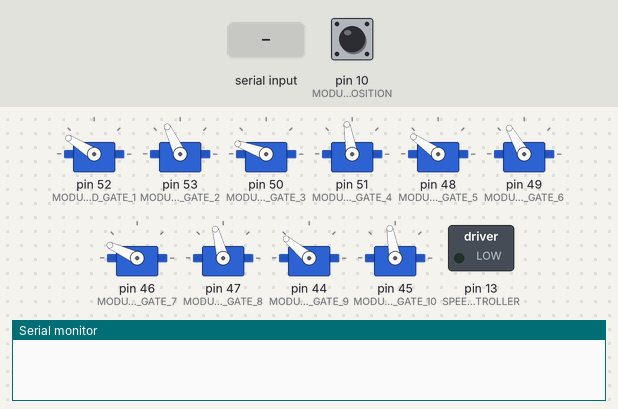
Simulated run of this sketch. Board: Arduino Mega 2560, built with avr-gcc and run on an emulated ATmega2560. Parts: 10 × servo, switched loads named in the sketch (green lamp = pin HIGH), the last lines printed to the serial monitor. Inputs (shaded band) come from the test bench; at power-on: pin 10 (MODULE_2_IP_CHECK_RIGHT_POSITION) LOW.

Above: at 6.2 s.
6.3 s: "1001\n" received over Serial
7.8 s: "1002\n" received over Serial
At 8.4 s:
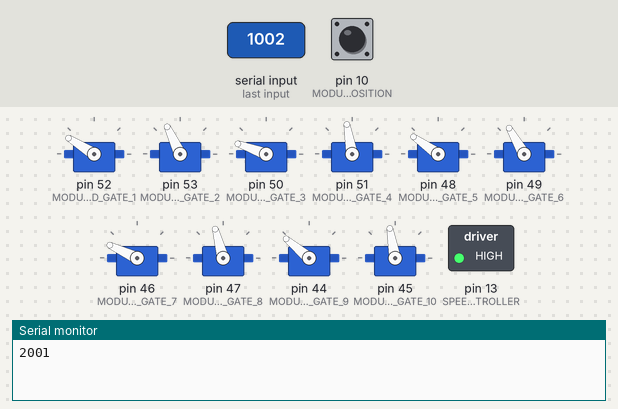
Timing chart, 0 to 12.3 s (numbered marks = the images above; inputs shaded):
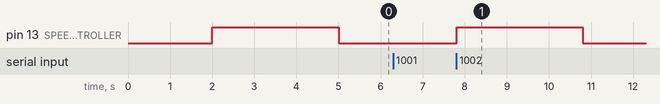

The sketch:

MainSource-ConveyorBelt.ino
```cpp
//************************************DEFINE************************************
/*SERVO*/
#define MODULE_2_SERVOR_RED_GATE_1 52
#define MODULE_2_SERVOR_GREEN_GATE_3 50
#define MODULE_2_SERVOR_BLUE_GATE_5 48
#define MODULE_2_SERVOR_PURPLE_GATE_7 46
#define MODULE_2_SERVOR_PINK_GATE_9 44

#define MODULE_2_SERVOR_RED_GATE_2 53
#define MODULE_2_SERVOR_GREEN_GATE_4 51
#define MODULE_2_SERVOR_BLUE_GATE_6 49
#define MODULE_2_SERVOR_PURPLE_GATE_8 47
#define MODULE_2_SERVOR_PINK_GATE_10 45

/*INFRARED PORTS*/
#define MODULE_2_IP_CHECK_RIGHT_POSITION 10

/*CONTROL MOTOR*/
#define SPEED_CONTROLLER 13
#define DIR1 12
#define DIR2 11

#define SPEED_VALUE 255
#define BASE_DIRECTION 1

//************************************SYSTEM LIBRARIES************************************
#include <Servo.h>

//************************************GLOBAL VARIABLES************************************
Servo
MServo_Red_Gate1,
MServo_Red_Gate2,
MServo_Green_Gate3,
MServo_Green_Gate4,
MServo_Blue_Gate5,
MServo_Blue_Gate6,
MServo_Purple_Gate7,
MServo_Purple_Gate8,
MServo_Pink_Gate9,
MServo_Pink_Gate10;

void setup()
{

  Serial.begin(9600);
  setupServos();

  motorOn(BASE_DIRECTION, SPEED_VALUE);
  delay(3000);
  motorOff();

}

void loop()
{

  if(Serial.available())
  {
      int result = Serial.parseInt();

      //1001 - App hoi Arduino san sang nhan bi chua
      if(result == 1001 || result == 1003)  //Software sends message: Check Arduino Connection and input packages or not
      {
        //Arduino se quay bang truyen de xem co hop hang den dung vi tri chua
        motorOn(BASE_DIRECTION, SPEED_VALUE);

        unsigned long Timer = millis();
        boolean hasPackage = false;
        while(!hasPackage)
        {
          byte signal = digitalRead(MODULE_2_IP_CHECK_RIGHT_POSITION);
          if(signal == 0)
          {
            //neu den dung thi tat motor, thoat vong lap
            hasPackage = true;
            motorOff();
			if(result == 1001)
			{
              Serial.println("2001"); //If this is first time, send this message to Software to get Marbles for first packages
			}
			else if(result == 1003)
			{
			  Serial.println("2003"); //If this is not first time, send this message to Software to get Marbles for other packages
			}
          }

          //Thiet lap thoi gian tiemout neu khong co hop hang
          if(millis() - Timer >= 3000UL)
          {
            motorOff();
			if(result == 1001)
			{
              Serial.println("2101"); //If this is first time, send this message to Software to notice that "No input box or package"
			}
			else if(result == 1003)
			{
			  Serial.println("2103"); //If this is not  time, send this message to Software to notice that "No input other box or package"
			}
            return;
          }
        }
      }

      //Lay Marbles, cac ma so lay bi lan luot la 1-do, 5-xanh la, 7-xanh duong, 9-tim, 10-hong, khac voi 1001, 1004, nen se chay code duoi day
      if(result != 1001 && result != 1002 && result!= 1003)
      {
        int closet_color = result;
        getMarbles(closet_color);
      }

      //1002 - Ket thuc qua trinh lay
      if(result == 1002)
      {
          motorOn(BASE_DIRECTION, SPEED_VALUE);
          delay(3000);
          motorOff();
		  Serial.println("2002");
      }
  }
}

//************************************SETUP FUNCTION************************************

void setupServos()
{
  MServo_Red_Gate1.attach(MODULE_2_SERVOR_RED_GATE_1);
  MServo_Red_Gate1.write(148);
  delay(200);

  MServo_Red_Gate2.attach(MODULE_2_SERVOR_RED_GATE_2);
  MServo_Red_Gate2.write(115);
  delay(200);

  MServo_Green_Gate3.attach(MODULE_2_SERVOR_GREEN_GATE_3);
  MServo_Green_Gate3.write(160);
  delay(200);

   MServo_Green_Gate4.attach(MODULE_2_SERVOR_GREEN_GATE_4);
  MServo_Green_Gate4.write(100);
  delay(200);

  MServo_Blue_Gate5.attach(MODULE_2_SERVOR_BLUE_GATE_5);
  MServo_Blue_Gate5.write(145);
  delay(200);

  MServo_Blue_Gate6.attach(MODULE_2_SERVOR_BLUE_GATE_6);
  MServo_Blue_Gate6.write(120);
  delay(200);

  MServo_Purple_Gate7.attach(MODULE_2_SERVOR_PURPLE_GATE_7);
  MServo_Purple_Gate7.write(155);
  delay(200);

  MServo_Purple_Gate8.attach(MODULE_2_SERVOR_PURPLE_GATE_8);
  MServo_Purple_Gate8.write(105);
  delay(200);

  MServo_Pink_Gate9.attach(MODULE_2_SERVOR_PINK_GATE_9);
  MServo_Pink_Gate9.write(140);
  delay(200);

  MServo_Pink_Gate10.attach(MODULE_2_SERVOR_PINK_GATE_10);
  MServo_Pink_Gate10.write(100);
  delay(200);

}

//************************************SERVO FUNCTION************************************
void getMarbles(int gate)
{
  switch(gate)
  {
    case 1:selectFilterGate(MServo_Red_Gate1, 148, 58, MServo_Red_Gate2, 35, 115);break;
    case 5:selectFilterGate(MServo_Green_Gate3, 160, 75, MServo_Green_Gate4, 15, 100);break;
    case 7:selectFilterGate(MServo_Blue_Gate5, 145, 70, MServo_Blue_Gate6, 35, 120);break;
    case 9:selectFilterGate(MServo_Purple_Gate7, 155, 75, MServo_Purple_Gate8, 20, 105);break;
    case 10:selectFilterGate(MServo_Pink_Gate9, 140, 65, MServo_Pink_Gate10, 20, 100);break;
    default: break;
  }

}

void selectFilterGate(Servo servo1, uint8_t servo1_close, uint8_t servo1_open, Servo servo2, uint8_t servo2_close, uint8_t servo2_open)
{
  servo2.write(servo2_close);
  delay(200);
  servo1.write(servo1_open);
  delay(200);
  servo1.write(servo1_close);
  delay(200);
  servo2.write(servo2_open);
  delay(200);
}

//************************************MOTOR FUNCTION************************************
void motorOn(byte directionValue, int speedValue){ //drive motor
  if (directionValue == BASE_DIRECTION) {
    digitalWrite(DIR1, HIGH);
    digitalWrite(DIR2, LOW);
  } else {
    digitalWrite(DIR1, LOW);
    digitalWrite(DIR2, HIGH);
  }
  analogWrite(SPEED_CONTROLLER, speedValue);
}

void motorOff(){ //stop motor and reset all variable
  digitalWrite(DIR1, LOW);
  digitalWrite(DIR2, LOW);
  analogWrite(SPEED_CONTROLLER, 0);
}
```

Measured:
- after the input at 7.8 s, pin 13 (SPEED_CONTROLLER): LOW → HIGH at once, → LOW 3.0 s later
